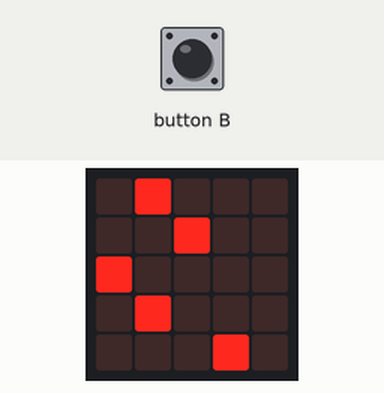
Bench run of a program on a simulated BBC micro:bit (MakeCode). Shown: the board's 5×5 LED display. Inputs (shaded band) come from the test bench.

Above: at 1.2 s.
1.3 s: button B pressed for 0.15 s
At 1.8 s:
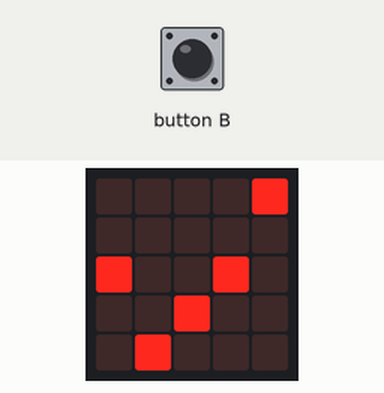
2.0 s: button B pressed for 0.15 s
At 2.5 s:
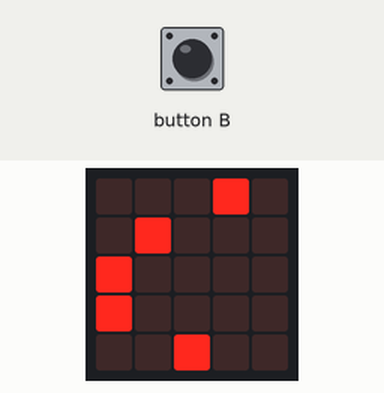
2.7 s: button B pressed for 0.15 s
3.4 s: button B pressed for 0.15 s
At 3.96 s:
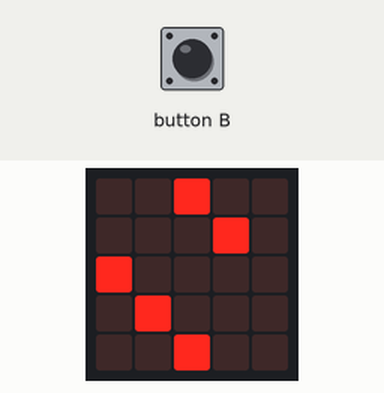
4.1 s: button B pressed for 0.15 s
At 4.76 s:
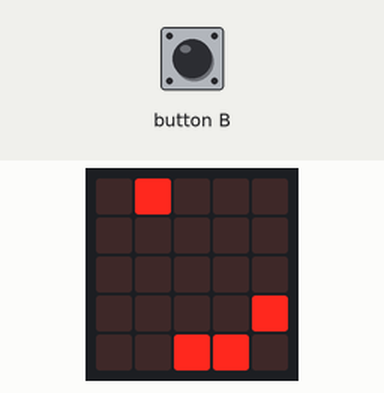
4.8 s: button B pressed for 0.15 s
At 5.16 s:
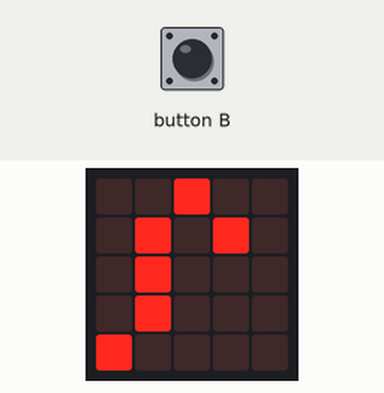

The program:

main.ts
```typescript
/**
 * 我有註解!!!
 *
 * 需要點開
 */
// 這裡共有4串程式，都長得差不多
function 燈 (YY: number, 速度: number) {
    // 一定要!這樣才會重複判斷
    while (true) {
        while (方向 % 4 == 0) {
            // 讓燈跑
            for (let X = 0; X <= 4; X++) {
                // 把陣列轉到顯示
                if (list[YY][X] == 1) {
                    led.plot(X, YY)
                } else {
                    led.unplot(X, YY)
                }
            }
            // 往右
            list[YY].unshift(list[YY].pop())
            // 控制速度
            basic.pause(速度)
        }
        while (方向 % 4 == 1) {
            for (let X = 0; X <= 4; X++) {
                if (list[YY][X] == 1) {
                    led.plot(YY, X)
                } else {
                    led.unplot(YY, X)
                }
            }
            // 往下
            list[YY].unshift(list[YY].pop())
            basic.pause(速度)
        }
        while (方向 % 4 == 2) {
            for (let X = 0; X <= 4; X++) {
                if (list[YY][X] == 1) {
                    led.plot(X, YY)
                } else {
                    led.unplot(X, YY)
                }
            }
            // 往左
            list[YY].push(list[YY].shift())
            basic.pause(速度)
        }
        while (方向 % 4 == 3) {
            for (let X = 0; X <= 4; X++) {
                if (list[YY][X] == 1) {
                    led.plot(YY, X)
                } else {
                    led.unplot(YY, X)
                }
            }
            // 往上
            list[YY].push(list[YY].shift())
            basic.pause(速度)
        }
    }
}
// 用變數「方向」來控制燈跑的......方向
input.onButtonPressed(Button.B, function () {
    方向 += 1
})
let 方向 = 0
let list: number[][] = []
// 阿....就陣列
list = [
[
1,
0,
0,
0,
0
],
[
1,
0,
0,
0,
0
],
[
1,
0,
0,
0,
0
],
[
1,
0,
0,
0,
0
],
[
1,
0,
0,
0,
0
]
]
// 歸0
方向 = 0
// 每一個速度移動的燈的數據
control.inBackground(function () {
    燈(0, 800)
})
// 每一個速度移動的燈的數據
control.inBackground(function () {
    燈(1, 400)
})
// 每一個速度移動的燈的數據
control.inBackground(function () {
    燈(2, 200)
})
// 每一個速度移動的燈的數據
control.inBackground(function () {
    燈(3, 100)
})
// 每一個速度移動的燈的數據
control.inBackground(function () {
    燈(4, 50)
})
```

test.ts
```typescript
// 在這裡測試；當此封包作為擴充功能時，將不會編譯此內容。
```

Measured:
- after the input at 1.3 s, the display: first differs from a run without the input after 0.16 s (image 1 shows a later state)
- after the input at 2.0 s, the display: first differs from a run without the input after 0.16 s (image 2 shows a later state)
- after the input at 3.4 s, the display: first differs from a run without the input after 0.16 s (image 3 shows a later state)
- after the input at 4.1 s, the display: first differs from a run without the input after 0.16 s (image 4 shows a later state)
- after the input at 4.8 s, the display: first differs from a run without the input after 0.21 s (image 5 shows a later state)
